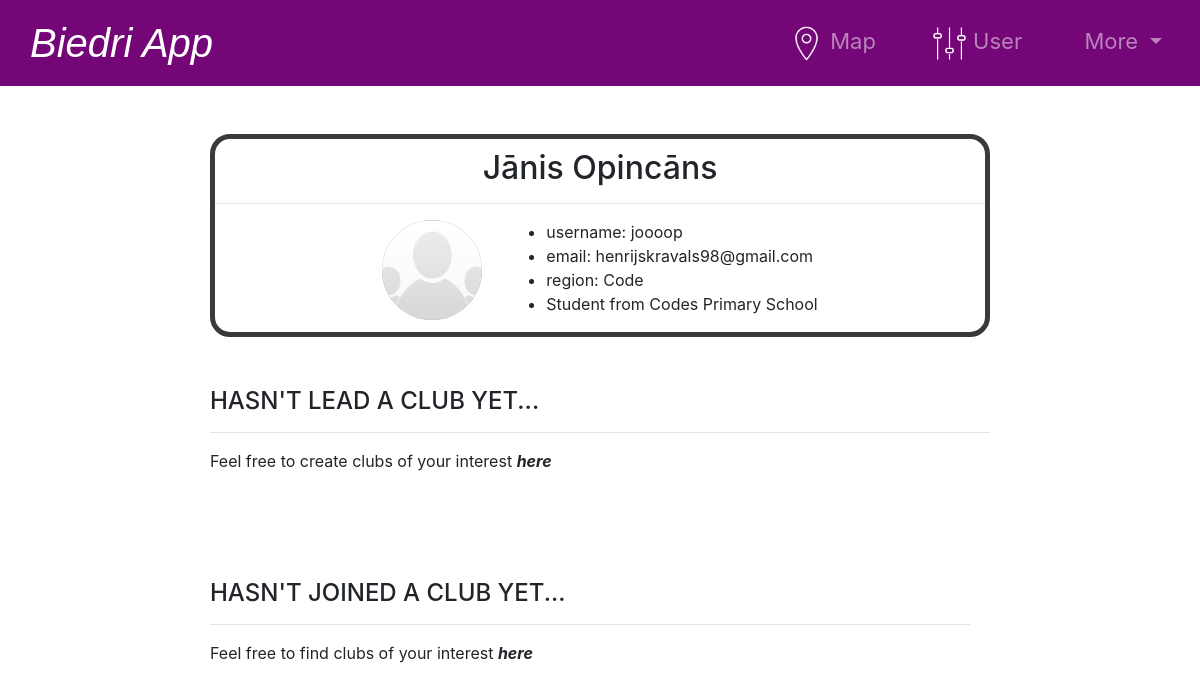
The app's page /profile/henrijskravals-16788c (signed in) with its own data.
### tables this page shows
CREATE TABLE "users" (
	"id"	INTEGER,
	"name"	TEXT NOT NULL,
	"surname"	TEXT NOT NULL,
	"username"	TEXT NOT NULL UNIQUE,
	"password"	TEXT NOT NULL,
	"email"	TEXT NOT NULL UNIQUE,
	"region"	TEXT NOT NULL,
	"school"	TEXT NOT NULL,
	"photo"	INTEGER,
	"last_edited"	TEXT,
	"slug"	TEXT UNIQUE,
	"deleted_at"	TEXT DEFAULT NULL,
	PRIMARY KEY("id" AUTOINCREMENT)
);

### app.py (the view)
@app.route('/profile/<slug>')
@login_required
def profile(slug):
    try:
        conn = get_db_connection()
        cursor = conn.cursor()
        user = cursor.execute("SELECT * FROM users WHERE slug = ?", (slug,)).fetchone()
        joined = cursor.execute("""
                                    SELECT c.*
                                    FROM clubs c
                                    JOIN members m ON c.id = m.club_id
                                    WHERE m.user_id = ?
                                        AND c.deleted_at IS NULL
                                """, (user["id"],)).fetchall()
        owned = cursor.execute("SELECT * FROM clubs WHERE leader_id = ? AND deleted_at IS NULL", (user["id"],)).fetchall()
        return render_template("profile.html", user=user, joined=joined, owned=owned)
    except sqlite3.Error as e:
        return error(f"{e}", 500)
    finally:
        conn.close()

### app.py (called while the page is built)
def get_db_connection():
    conn = sqlite3.connect(db)
    conn.row_factory = sqlite3.Row
    return conn

@app.after_request
def after_request(response):
    response.headers["Cache-Control"] = "no-cache, no-store, must-revalidate"
    response.headers["Expires"] = 0
    response.headers["Pragma"] = "no-cache"
    return response

### helpers.py (called while the page is built)
def login_required(f):
    @wraps(f)
    def decorated_function(*args, **kwargs):
        if session.get("user_id") is None:
            return redirect("/login")
        return f(*args, **kwargs)
    return decorated_function

### templates/profile.html (shortened to what this page needs)
{% extends "layout.html" %}
{% block main %}
<div class="without-underline">
    <div class="profile-box">
        <div class="text-center">
            <h2 class="title">{{user["name"]}} {{user["surname"]}}</h2>
            <hr>
        </div>
        <div class="d-flex justify-content-center">
            <div class="profile-picture-container mr-4">
                <img src="{% if user['photo'] is none %}
                                {{ url_for('static', filename='files/system_pictures/jive-sgroup-default-portrait-large.png') }}
                            {% else %}
                                {{ url_for('static', filename='files/user_profile_pictures/' + user['photo']) }}
                            {% endif %}"
                    alt="Profile Picture" class="profile-picture">
            </div>
            <ul>
                <li>username: {{user["username"]}}</li>
                <li>email: {{user["email"]}}</li>
                <li>region: {{user["region"]}}</li>
                <li>Student from {{user["school"]}}</li>
            </ul>
        </div>
    </div>
    {% if not owned %}
        <h4 class="subtitle">HASN'T LEAD A CLUB YET...</h4>
        <hr>
        <p>Feel free to create clubs of your interest <em><strong><a href="/create">here</a></strong> </em></p>
    {% endif %}
    <div class="manage-container">
        <div class="manage-clubs">
            {% if not joined %}
            <h4 class="subtitle">HASN'T JOINED A CLUB YET...</h4>
            <hr>
            <p>Feel free to find clubs of your interest <em><strong><a href="/">here</a></strong> </em></p>
            {% endif %}
        </div>
    </div>
</div>
{% endblock %}

### static/styles.css (style rules this page uses)
:root { --primary-color: rgb(116, 6, 120); --primary-color-faded: rgba(116, 6, 120, 0.523); --normal-color: #3a3a3a; --normal-color-faded: #3a3a3a7e; --new-color: #73b649; --new-color-faded: #73b64983; --favorite-color: rgba(204, 49, 49); --favorite-color-faded: rgba(204, 49, 49, 0.473); }
.profile-box { border: 5px solid var(--normal-color); border-radius: 20px; }
html { overflow-y: scroll; }
.profile-picture-container { width: 100px; height: 100px; border-radius: 50%; overflow: hidden; position: relative; cursor: pointer; display: flex; justify-content: center; align-items: center; margin: 0; padding: 0; background-color: var(--primary-color-faded); }
.profile-picture { width: 100%; height: 100%; object-fit: cover; }
.manage-container { padding: 40px 0 200px 0 !important; margin-right: 20px; }
.subtitle { padding-bottom: 0px; padding-top: 50px; }
.title { padding-top: 10px !important; padding-bottom: 0px !important; }
.without-underline a { text-decoration: none !important; color: inherit !important; }

### records on screen
users: name "Jānis", surname "Opincāns", username "joooop", email "henrijskravals98@gmail.com", region "Code", school "Codes Primary School"
